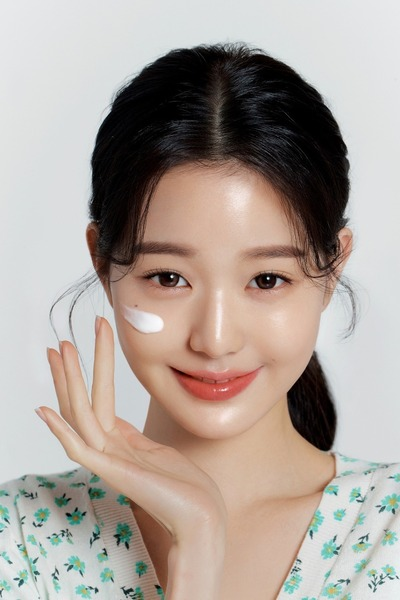
#> input picture img/wonyoung.jpg, 400 x 600 px, found by its file name
$ python bgr2gray.py
#> lines starting #> are read from the running program, lines starting #| are printed output that depends on the picture
import cv2
import numpy as np

img = cv2.imread('./img/wonyoung.jpg')
#> img is the input picture: shape (600, 400, 3); mean B, G, R 154.7, 162.2, 173
img2 = img.astype(np.uint16)                # dtype 변경 ---①

# b,g,r = img2[:,:,0], img2[:,:,1], img2[:,:,2]
b,g,r = cv2.split(img2)                     # 채널 별로 분리 ---②
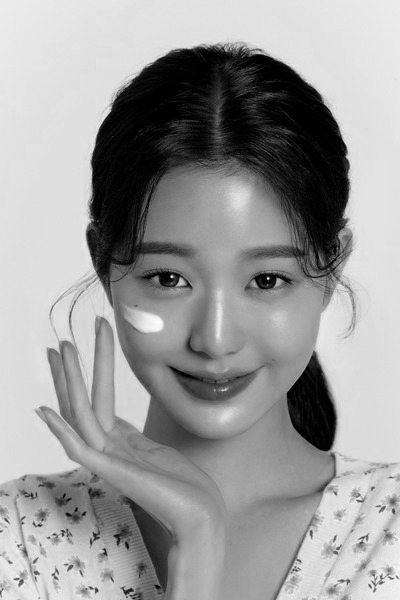
#> b: shape (600, 400) uint16; min 0, max 255, mean 154.7
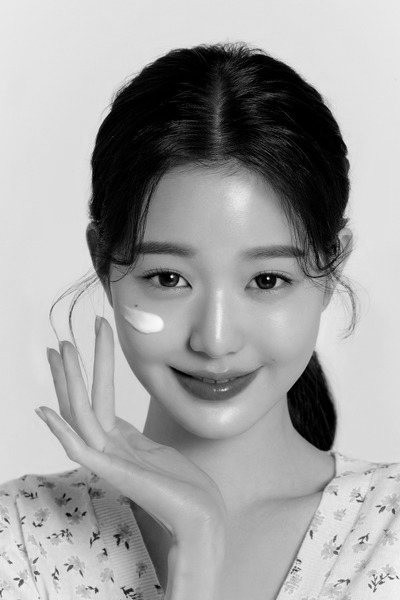
#> g: shape (600, 400) uint16; min 0, max 255, mean 162.2
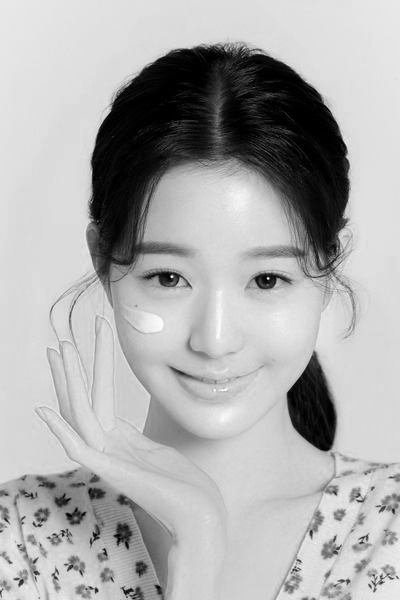
#> r: shape (600, 400) uint16; min 0, max 255, mean 173
gray1 = ((b + g + r)/3).astype(np.uint8)    # 평균 값 연산후 dtype 변경 ---③
gray2 = cv2.cvtColor(img, cv2.COLOR_BGR2GRAY) # BGR을 그레이 스케일로 변경 ---④

cv2.imshow('original', img)
cv2.imshow('gray1', gray1)
cv2.imshow('gray2', gray2)

cv2.waitKey(0)
cv2.destroyAllWindows()
